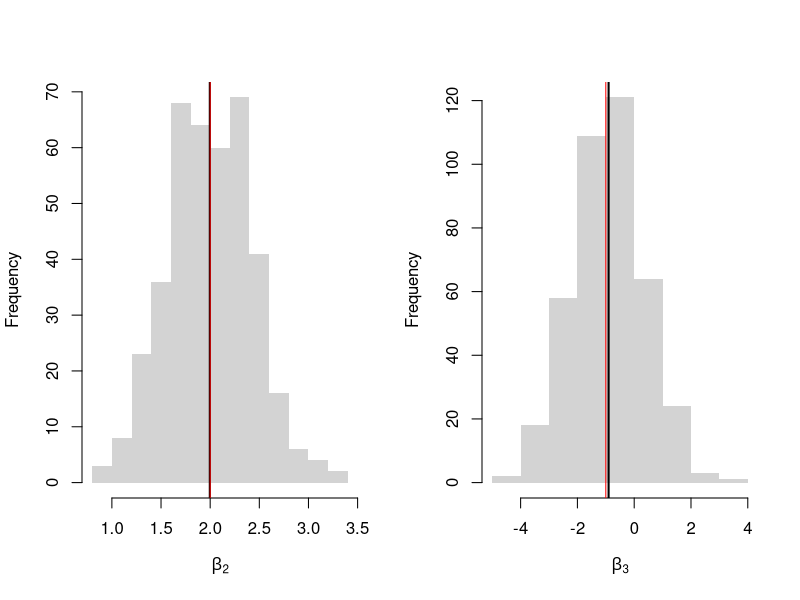
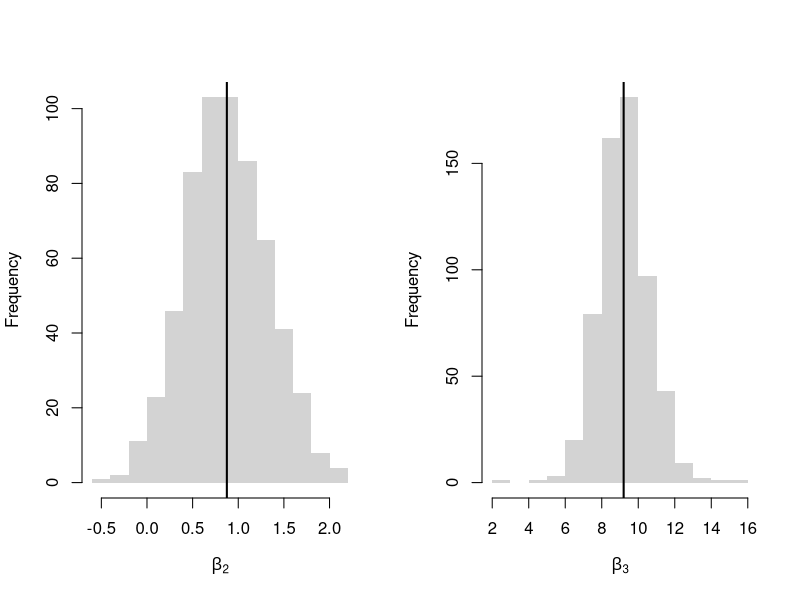
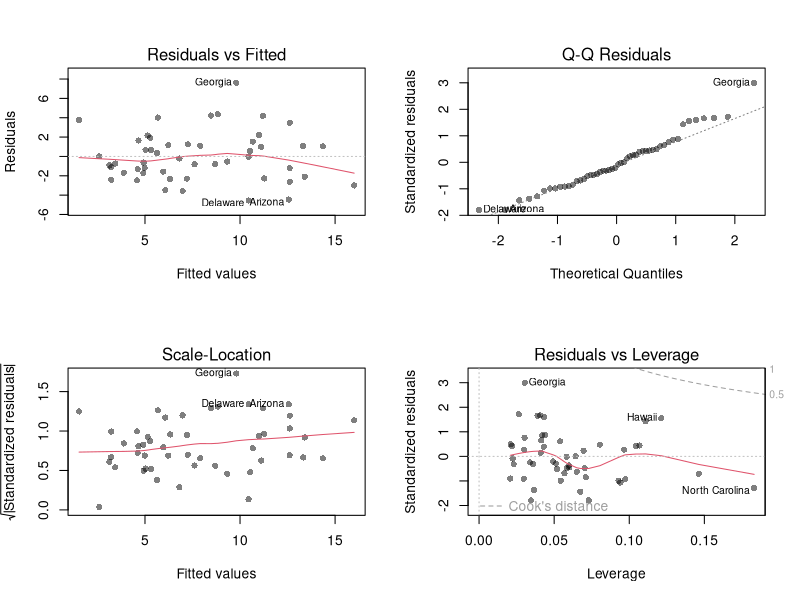
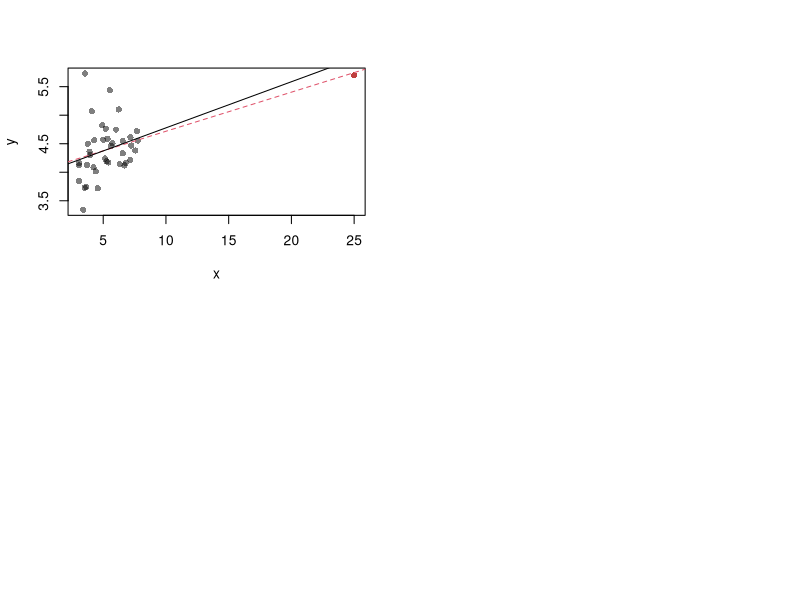
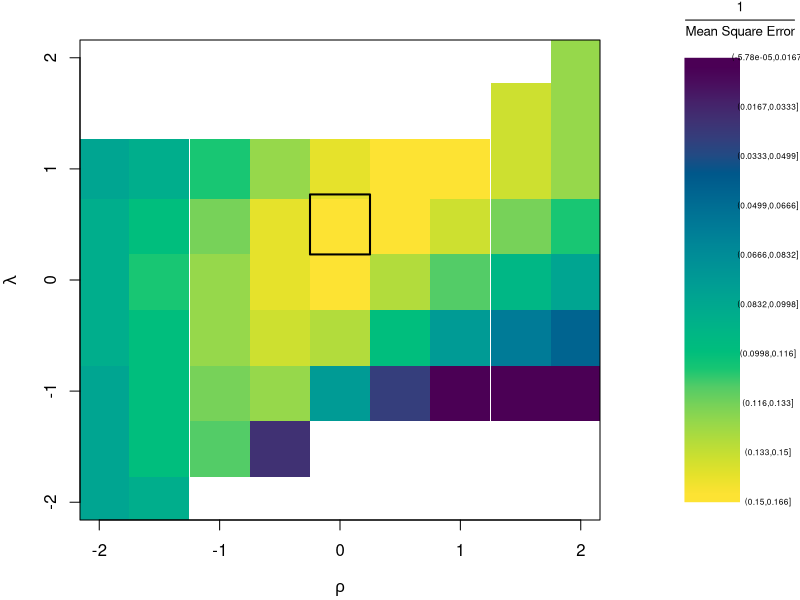
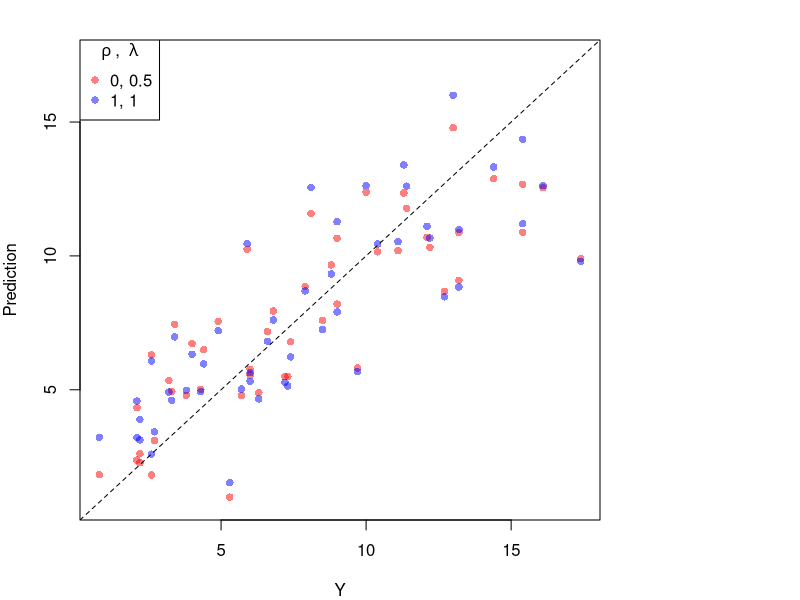

These charts were generated, in order, by the following R code:
## ---- chunk 1
N <- 30
B <- c(10, 2, -1)

x1 <- runif(N, 0, 5)
x2 <- rbinom(N,1,.7)
X <- cbind(1,x1,x2)
e <- rnorm(N,0,3)
Y <- X%*%B + e
dat <- data.frame(Y,X)
coef(lm(Y~x1+x2, data=dat))
## ---- chunk 2
N <- 30
B <- c(10, 2, -1)

Coefs <- sapply(1:400, function(sim){
    x1 <- runif(N, 0, 5)
    x2 <- rbinom(N,1,.7)
    X <- cbind(1,x1,x2)
    e <- rnorm(N,0,3)
    Y <- X%*%B + e
    dat <- data.frame(Y,x1,x2)
    coef(lm(Y~x1+x2, data=dat))
})

par(mfrow=c(1,2))
for(i in 2:3){
    hist(Coefs[i,], xlab=bquote(beta[.(i)]), main='', border=NA)
    abline(v=mean(Coefs[i,]), lwd=2)
    abline(v=B[i], col=rgb(1,0,0))
}
## ---- chunk 3
N <- 30

Coefs <- sapply(1:600, function(sim){
    x2 <- runif(N, 0, 5)
    x3 <- rbinom(N,1,.7)
    e <- rnorm(N,0,3)
    Y <- 10*x3 + 2*log(x2)^x3 + e
    dat <- data.frame(Y,x2,x3)
    coef(lm(Y~x2+x3, data=dat))
})

par(mfrow=c(1,2))
for(i in 2:3){
    hist(Coefs[i,],  xlab=bquote(beta[.(i)]), main='', border=NA)
    abline(v=mean(Coefs[i,]), col=1, lwd=2)
}
## ---- chunk 4
reg <- lm(Murder~Assault+UrbanPop, data=USArrests)
par(mfrow=c(2,2))
plot(reg, pch=16, col=grey(0,.5))
## ---- chunk 5
N <- 40
x <- c(25, runif(N-1,3,8))
e <- rnorm(N,0,0.4)
y <- 3 + 0.6*sqrt(x) + e
plot(y~x, pch=16, col=grey(0,.5))
points(x[1],y[1], pch=16, col=rgb(1,0,0,.5))

abline(lm(y~x), col=2, lty=2)
abline(lm(y[-1]~x[-1]))
## ---- chunk 6
# Box-Cox Transformation Function
bxcx <- function( xy, rho){
    if (rho == 0L) {
      log(xy+1)
    } else if(rho == 1L){
      xy
    } else {
      ((xy+1)^rho - 1)/rho
    }
}
bxcx_inv <- function( xy, rho){
    if (rho == 0L) {
      exp(xy) - 1
    } else if(rho == 1L){
      xy
    } else {
     (xy * rho + 1)^(1/rho) - 1
    }
}

# Which Variables
reg <- lm(Murder~Assault+UrbanPop, data=USArrests)
X <- USArrests[,c('Assault','UrbanPop')]
Y <- USArrests[,'Murder']

# Simple Grid Search over potential (Rho,Lambda) 
rl_df <- expand.grid(rho=seq(-2,2,by=.5),lambda=seq(-2,2,by=.5))

# Compute Mean Squared Error
# from OLS on Transformed Data
errors <- apply(rl_df,1,function(rl){
    Xr <- bxcx(X,rl[[1]])
    Yr <- bxcx(Y,rl[[2]])
    Datr <- cbind(Murder=Yr,Xr)
    Regr <- lm(Murder~Assault+UrbanPop, data=Datr)
    Predr <- bxcx_inv(predict(Regr),rl[[2]])
    Resr  <- (Y - Predr)
    return(Resr)
})
rl_df$mse <- colMeans(errors^2)

# Want Small MSE and Interpretable
layout(matrix(1:2,ncol=2), width=c(3,1), height=c(1,1))
par(mar=c(4,4,2,0))
plot(lambda~rho,rl_df, cex=8, pch=15,
    xlab=expression(rho),
    ylab=expression(lambda),
    col=hcl.colors(25)[cut(1/rl_df$mse,25)])
# Which min
rl0 <- rl_df[which.min(rl_df$mse),c('rho','lambda')]
points(rl0$rho, rl0$lambda, pch=0, col=1, cex=8, lwd=2)
# Legend
plot(c(0,2),c(0,1), type='n', axes=F,
    xlab='',ylab='', cex.main=.8,
    main=expression(frac(1,'Mean Square Error')))
rasterImage(as.raster(matrix(hcl.colors(25), ncol=1)), 0, 0, 1,1)
text(x=1.5, y=seq(1,0,l=10), cex=.5,
    labels=levels(cut(1/rl_df$mse,10)))
## ---- chunk 7
# Plot for Specific Comparisons
Xr <- bxcx(X,rl0[[1]])
Yr <- bxcx(Y,rl0[[2]])
Datr <- cbind(Murder=Yr,Xr)
Regr <- lm(Murder~Assault+UrbanPop, data=Datr)
Predr <- bxcx_inv(predict(Regr),rl0[[2]])

cols <- c(rgb(1,0,0,.5), col=rgb(0,0,1,.5))
plot(Y, Predr, pch=16, col=cols[1], ylab='Prediction', 
    ylim=range(Y,Predr))
points(Y, predict(reg), pch=16, col=cols[2])
legend('topleft', pch=c(16), col=cols,
    title=expression(rho~', '~lambda),
    legend=c(  paste0(rl0, collapse=', '),'1, 1') )
abline(a=0,b=1, lty=2)
